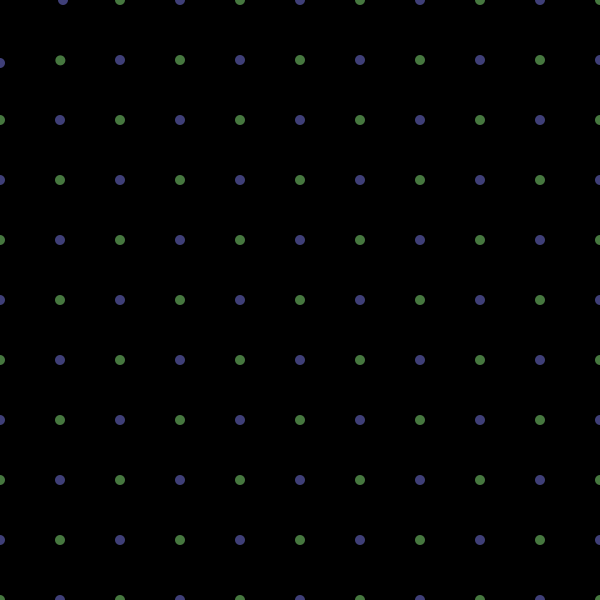
Frame 1 (no input)
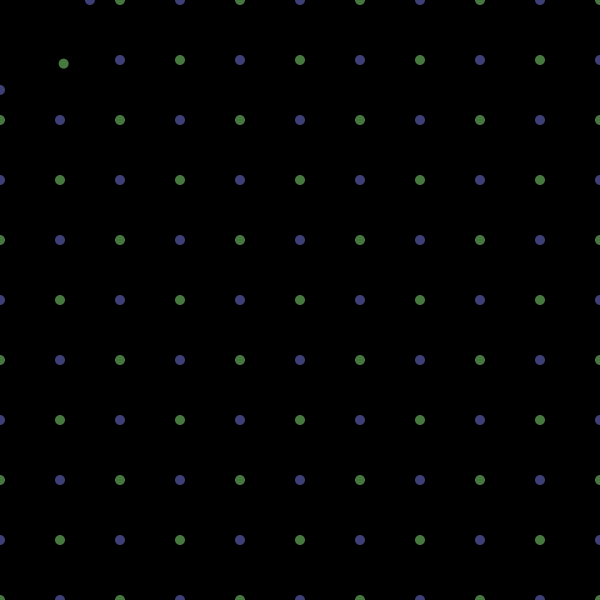
Frame 60 (the mouse pressed at the canvas centre just before this capture)
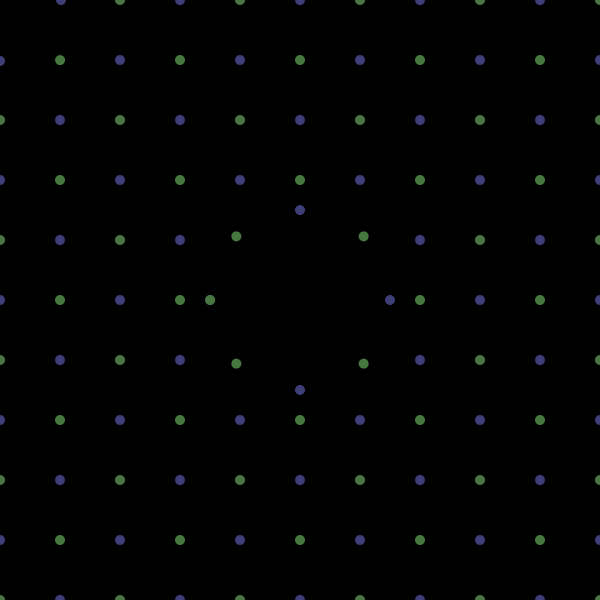
Frame 120 (the mouse held since frame 60 and released just before this capture)

The Processing sketch that drew these frames (run headless with seeded random() and noise(); from frame 60 on, the mouse is pressed at the canvas centre):

// Processing sketch: prueba2c
// ── prueba2c.pde
ArrayList particulas;

void setup() {
  // badas
  size(600, 600);
  colorMode(HSB);
  noStroke();
  smooth();
  background(0);
  // definir constantes de color
  color VERDE = color(80, 120, 120);
  color AZUL = color(170, 120, 120);
  // definir particulas
  particulas = new ArrayList();
  for (int j = 0; j < height/10; j++) {
    for (int i = 0; i < width/10; i++){
      if (i % 2 != j % 2) {
        particulas.add(new Particula(width/10 * i, height/10 * j, AZUL));
      } 
      else {
        particulas.add(new Particula(width/10 * i, height/10 * j, VERDE));
      }
    }
  }
  fill(VERDE);
  rect(0, 0, width/2, height);
  fill(AZUL);
  rect(width/2, 0, width/2, height);
}
void draw() {
  fill(0);
  rect(0, 0, width, height); 
  for (int i = 0; i < particulas.size(); i++) {
    Particula pro = (Particula) particulas.get(i);
    pro.act();
  }
}

class Particula {
  float x, y, cx, cy;
  color col;
  Particula(float nx, float ny, color nc) {
    x = nx;
    y = ny;
    cx = x;
    cy = y;
    col = nc;
  }

  void act() {
    mouse();

    volver(); 

    draw();
  }

  void mouse() {
    float dis = dist(x, y, mouseX, mouseY);
    if (dis < 100) {
      float ang = atan2(mouseY-y, mouseX-x);
      float vel = (100 - dis)/10;
      x -= cos(ang)*vel;
      y -= sin(ang)*vel;
    }
  }
  void volver() {
    float dis = dist(x, y, cx, cy);
    if (dis > 1) {
      float ang = atan2(cy-y, cx-x);
      float vel = 1;
      x += cos(ang)*vel;
      y += sin(ang)*vel;
    }
  }

  void draw() {
    noStroke();
    fill(col);
    ellipse(x, y, 10, 10);
  }
}
